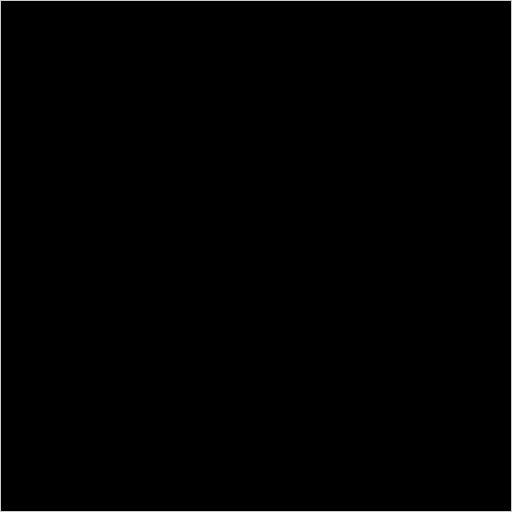
Frame 1 (no input)
Frame 60 (the mouse pressed at the canvas centre just before this capture): identical to frame 1, image omitted
Frame 120 (the mouse held since frame 60 and released just before this capture): identical to frame 1, image omitted

The Processing sketch that drew this single still picture (run headless with seeded random() and noise(); from frame 60 on, the mouse is pressed at the canvas centre):

// Processing sketch: ripples
// ── ripples.pde
//
int cols, rows;


// algorithm
int[][] current;
int[][] previous;
float damping = 0.9999;

void setup() {
  size(512, 512);
  cols = width;
  rows = height;
  
  initArrayFromImage();
}

void initArrayFromImage() {
  previous = new int[cols][rows];
  current = new int[cols][rows];
}

void mouseDragged() {
  current[mouseX][mouseY] = 500;
}

void draw() {
   
  loadPixels();
  for(int x = 1; x < cols-1; x++) {
    for(int y = 1; y < rows-1; y++) {
    
      current[x][y] = (previous[x-1][y] + previous[x+1][y] + previous[x][y+1] + previous[x][y-1]) / 2 - current[x][y];
      current[x][y] = floor(current[x][y] * damping);
      int index = x + y * cols;
      pixels[index] = color(current[x][y], 100);
    }
  }
  
  // display the current buffer
  updatePixels();
  
  // swap the buffers
  int[][] temp = previous;
  previous = current;
  current = temp;
}
